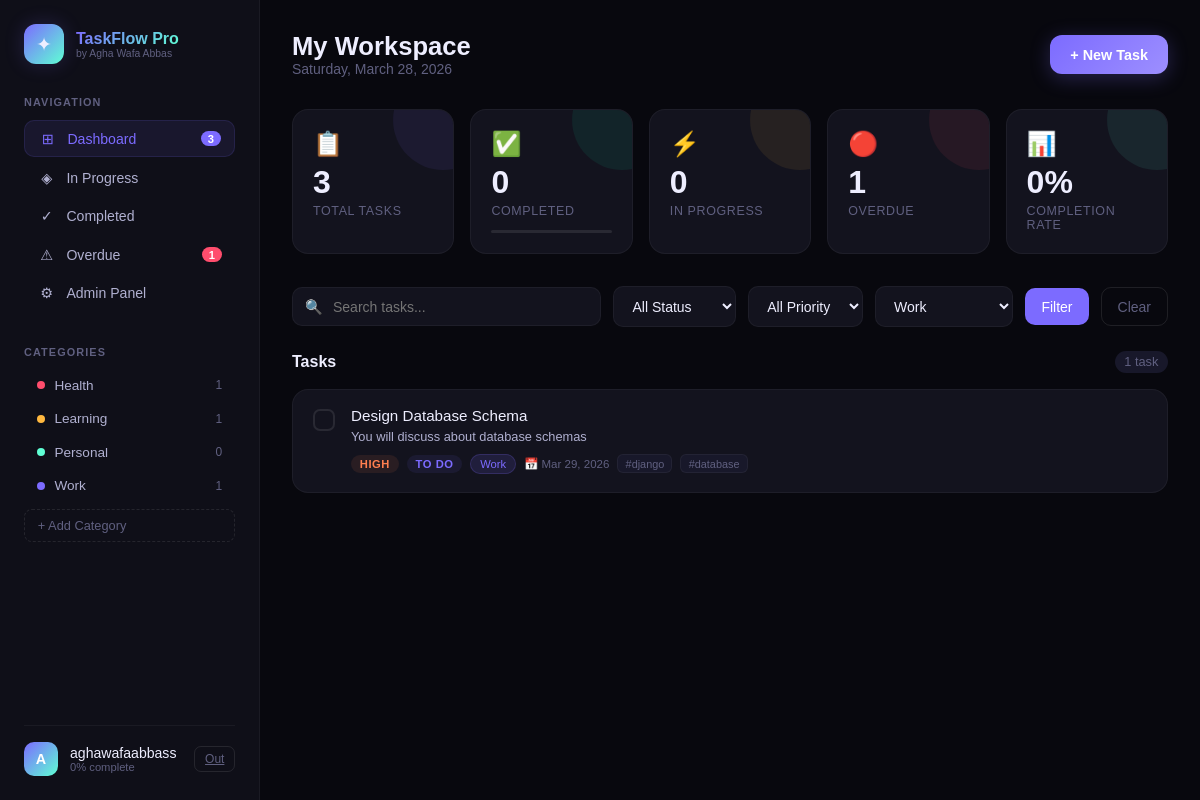
The app's page /dashboard/?category=15 (signed in) with its own data.
### todo/models.py (models this page shows, shortened)
class Category(models.Model):
    name = models.CharField(max_length=100)
    color = models.CharField(max_length=7, default='#6366f1')  # hex color
    icon = models.CharField(max_length=50, default='folder')
    user = models.ForeignKey(User, on_delete=models.CASCADE, related_name='categories')
    created_at = models.DateTimeField(auto_now_add=True)
    class Meta:
        verbose_name_plural = 'Categories'
        ordering = ['name']

class Task(models.Model):
    PRIORITY_CHOICES = [
        ('low', 'Low'),
        ('medium', 'Medium'),
        ('high', 'High'),
        ('critical', 'Critical'),
    ]
    STATUS_CHOICES = [
        ('todo', 'To Do'),
        ('in_progress', 'In Progress'),
        ('review', 'In Review'),
        ('done', 'Done'),
    ]
    title = models.CharField(max_length=300)
    description = models.TextField(blank=True, null=True)
    user = models.ForeignKey(User, on_delete=models.CASCADE, related_name='tasks')
    category = models.ForeignKey(Category, on_delete=models.SET_NULL, null=True, blank=True, related_name='tasks')
    priority = models.CharField(max_length=10, choices=PRIORITY_CHOICES, default='medium')
    status = models.CharField(max_length=20, choices=STATUS_CHOICES, default='todo')
    due_date = models.DateField(null=True, blank=True)
    completed = models.BooleanField(default=False)
    completed_at = models.DateTimeField(null=True, blank=True)
    created_at = models.DateTimeField(auto_now_add=True)
    updated_at = models.DateTimeField(auto_now=True)
    is_pinned = models.BooleanField(default=False)
    tags = models.CharField(max_length=500, blank=True, null=True, help_text="Comma-separated tags")
    class Meta:
        ordering = ['-is_pinned', '-created_at']
    @property
    def is_overdue(self):
        if self.due_date and not self.completed:
            return self.due_date < timezone.now().date()
        return False
    @property
    def tag_list(self):
        if self.tags:
            return [tag.strip() for tag in self.tags.split(',') if tag.strip()]
        return []

### todo/views.py (the view)
# urls.py: path('dashboard/', views.dashboard, name='dashboard'),
@login_required
def dashboard(request):
    tasks = Task.objects.filter(user=request.user)
    categories = Category.objects.filter(user=request.user)
    status_filter = request.GET.get('status', '')
    priority_filter = request.GET.get('priority', '')
    category_filter = request.GET.get('category', '')
    search_query = request.GET.get('q', '')
    if status_filter:
        tasks = tasks.filter(status=status_filter)
    if priority_filter:
        tasks = tasks.filter(priority=priority_filter)
    if category_filter:
        tasks = tasks.filter(category_id=category_filter)
    if search_query:
        tasks = tasks.filter(Q(title__icontains=search_query) | Q(description__icontains=search_query))
    all_tasks = Task.objects.filter(user=request.user)
    stats = {
        'total': all_tasks.count(),
        'completed': all_tasks.filter(completed=True).count(),
        'in_progress': all_tasks.filter(status='in_progress').count(),
        'overdue': sum(1 for t in all_tasks if t.is_overdue),
        'critical': all_tasks.filter(priority='critical', completed=False).count(),
    }
    if stats['total'] > 0:
        stats['completion_rate'] = round((stats['completed'] / stats['total']) * 100)
    else:
        stats['completion_rate'] = 0
    context = {
        'tasks': tasks,
        'categories': categories,
        'stats': stats,
        'status_filter': status_filter,
        'priority_filter': priority_filter,
        'category_filter': category_filter,
        'search_query': search_query,
        'today': timezone.now().date(),
    }
    return render(request, 'todo/dashboard.html', context)

### todo/templates/todo/dashboard.html (shortened to what this page needs)
<!DOCTYPE html>
<html lang="en">
<head>
</head>
<body>
<div class="layout">
  <aside class="sidebar">
    <div class="sidebar-brand">
      <div class="brand-icon">✦</div>
      <div>
        <div class="brand-text">TaskFlow Pro</div>
        <span class="brand-sub">by Agha Wafa Abbas</span>
      </div>
    </div>
    <div class="sidebar-section">
      <div class="sidebar-label">Navigation</div>
      <a href="{% url 'dashboard' %}" class="nav-item active">
        <span class="icon">⊞</span> Dashboard
        {% if stats.total %}<span class="nav-badge">{{ stats.total }}</span>{% endif %}
      </a>
      <a href="{% url 'dashboard' %}?status=in_progress" class="nav-item">
        <span class="icon">◈</span> In Progress
      </a>
      <a href="{% url 'dashboard' %}?status=done" class="nav-item">
        <span class="icon">✓</span> Completed
      </a>
      {% if stats.overdue %}
      <a href="{% url 'dashboard' %}?priority=critical" class="nav-item">
        <span class="icon">⚠</span> Overdue
        <span class="nav-badge" style="background:#ff4d6d">{{ stats.overdue }}</span>
      </a>
      {% endif %}
      <a href="/admin/" class="nav-item" target="_blank">
        <span class="icon">⚙</span> Admin Panel
      </a>
    </div>
    <div class="sidebar-section">
      <div class="sidebar-label">Categories</div>
      {% for cat in categories %}
      <a href="{% url 'dashboard' %}?category={{ cat.id }}" class="cat-item">
        <span class="cat-dot" style="background:{{ cat.color }}"></span>
        {{ cat.name }}
        <span class="cat-count">{{ cat.tasks.count }}</span>
      </a>
      {% endfor %}
      <button class="btn-add-cat" onclick="openCatModal()">+ Add Category</button>
    </div>
    <div class="sidebar-footer">
      <div class="user-card">
        <div class="user-avatar">{{ request.user.username|first|upper }}</div>
        <div class="user-info">
          <div class="user-name">{{ request.user.username }}</div>
          <div class="user-role">{{ stats.completion_rate }}% complete</div>
        </div>
        <a href="{% url 'logout' %}" class="btn-logout">Out</a>
      </div>
    </div>
  </aside>
  <main class="main">
    <div class="topbar">
      <div class="topbar-left">
        <h1>My Workspace</h1>
        <p>{{ today|date:"l, F j, Y" }}</p>
      </div>
      <button class="btn-new-task" onclick="openModal()">+ New Task</button>
    </div>
    <div class="stats-grid">
      <div class="stat-card s1">
        <div class="stat-icon">📋</div>
        <div class="stat-num">{{ stats.total }}</div>
        <div class="stat-label">Total Tasks</div>
      </div>
      <div class="stat-card s2">
        <div class="stat-icon">✅</div>
        <div class="stat-num">{{ stats.completed }}</div>
        <div class="stat-label">Completed</div>
        <div class="progress-bar"><div class="progress-fill" style="width:{{ stats.completion_rate }}%"></div></div>
      </div>
      <div class="stat-card s3">
        <div class="stat-icon">⚡</div>
        <div class="stat-num">{{ stats.in_progress }}</div>
        <div class="stat-label">In Progress</div>
      </div>
      <div class="stat-card s4">
        <div class="stat-icon">🔴</div>
        <div class="stat-num">{{ stats.overdue }}</div>
        <div class="stat-label">Overdue</div>
      </div>
      <div class="stat-card s5">
        <div class="stat-icon">📊</div>
        <div class="stat-num">{{ stats.completion_rate }}%</div>
        <div class="stat-label">Completion Rate</div>
      </div>
    </div>
    <form method="GET" action="{% url 'dashboard' %}" class="filters-bar">
      <div class="search-box">
        <span class="search-icon">🔍</span>
        <input type="text" name="q" placeholder="Search tasks..." value="{{ search_query }}"/>
      </div>
      <select name="status">
        <option value="">All Status</option>
      </select>
      <select name="priority">
        <option value="">All Priority</option>
      </select>
      <select name="category">
        {% for cat in categories %}
        <option value="{{ cat.id }}" {% if category_filter == cat.id|stringformat:"i" %}selected{% endif %}>{{ cat.name }}</option>
        {% endfor %}
      </select>
      <button type="submit" class="btn-filter">Filter</button>
      {% if search_query or status_filter or priority_filter or category_filter %}
      <a href="{% url 'dashboard' %}" class="btn-clear">Clear</a>
      {% endif %}
    </form>
    <div class="tasks-header">
      <h2>Tasks</h2>
      <span class="task-count">{{ tasks.count }} task{{ tasks.count|pluralize }}</span>
    </div>
    <div class="tasks-list">
      {% for task in tasks %}
      <div class="task-card {% if task.is_pinned %}pinned{% endif %} {% if task.completed %}completed{% endif %} {% if task.is_overdue %}overdue{% endif %}">
        <div class="task-check">
          <a href="{% url 'toggle_task' task.id %}" class="{% if task.completed %}checked{% endif %}">
          </a>
        </div>
        <div class="task-body">
          <div class="task-title {% if task.completed %}done{% endif %}">
            {{ task.title }}
          </div>
          {% if task.description %}
          <div class="task-desc">{{ task.description }}</div>
          {% endif %}
          <div class="task-meta">
            <span class="badge badge-priority-{{ task.priority }}">{{ task.get_priority_display }}</span>
            <span class="badge badge-status-{{ task.status }}">{{ task.get_status_display }}</span>
            {% if task.category %}
            <span class="badge-cat" style="background:{{ task.category.color }}22; color:{{ task.category.color }}; border:1px solid {{ task.category.color }}33;">{{ task.category.name }}</span>
            {% endif %}
            {% if task.due_date %}
            <span class="due-date {% if task.is_overdue %}overdue{% endif %}">
              📅 {{ task.due_date|date:"M j, Y" }}{% if task.is_overdue %} · Overdue{% endif %}
            </span>
            {% endif %}
            {% for tag in task.tag_list %}
            <span class="tag">#{{ tag }}</span>
            {% endfor %}
          </div>
        </div>
      </div>
      {% empty %}
      <div class="empty-state">
        <div class="empty-icon">✦</div>
        <h3>No tasks found</h3>
        <p>Create your first task to get started!</p>
      </div>
      {% endfor %}
    </div>
  </main>
</div>
</body>
</html>

### records on screen
Category: name "Health", tasks.count "1"
Category: name "Learning", tasks.count "1"
Category: name "Personal", tasks.count "0"
Category: name "Work", tasks.count "1"
Task: completed False (drawn), title "Design Database Schema", description "You will discuss about database schemas", priority "HIGH", status "TO DO", category.name "Work", due_date "Mar 29, 2026", tag_list "django" "database"

### other values on screen
{{ stats.total }} "3"
{{ stats.overdue }} "1"
{{ request.user.username|first|upper }} "A"
{{ request.user.username }} "aghawafaabbass"
{{ stats.completion_rate }} "0"
{{ stats.completed }} "0"
{{ stats.in_progress }} "0"
{{ tasks.count }} "1"
form field category "Work"
